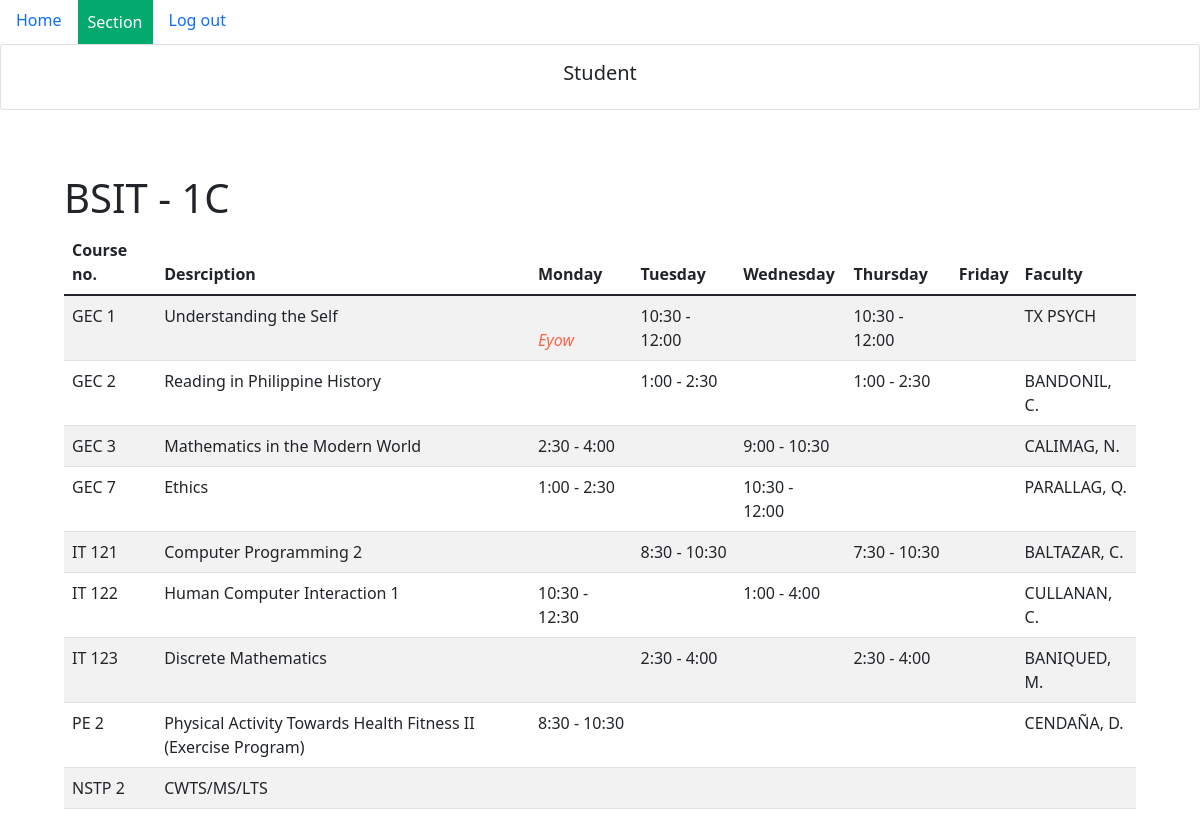
Page /bsit_1c.php (signed in) on the committed database.
### tables this page shows
CREATE TABLE `bsit_1c` (
  `id` int(11) NOT NULL,
  `coursenum` varchar(255) NOT NULL,
  `description` varchar(255) NOT NULL,
  `monday` varchar(255) NOT NULL,
  `monday_stat` varchar(255) NOT NULL,
  `tuesday` varchar(255) NOT NULL,
  `tue_stat` varchar(255) NOT NULL,
  `wednesday` varchar(255) NOT NULL,
  `wed_stat` varchar(255) NOT NULL,
  `thursday` varchar(255) NOT NULL,
  `thu_stat` varchar(255) NOT NULL,
  `friday` varchar(255) NOT NULL,
  `fri_stat` varchar(255) NOT NULL,
  `faculty` varchar(255) NOT NULL
);

### php/bsit_1c_members.php (called while the page is built)
<?php
if (isset($_SESSION['username']) && isset($_SESSION['id'])) {
    $sql = "SELECT * FROM bsit_1c ORDER BY id ASC";
    $res = mysqli_query($conn, $sql);
}else{
	header("Location: index.php");
}

### bsit_1c.php (the view, shortened to what this page needs)
<?php
include "db_conn.php";
if (isset($_SESSION['username']) && isset($_SESSION['id'])) {   ?>
	<!DOCTYPE html>
	<html>
	<head>
		<link rel="stylesheet" href="./css/dropdownmenu.css">
		<link href="https://cdn.jsdelivr.net/npm/bootstrap@5.1.3/dist/css/bootstrap.min.css" rel="stylesheet">
	</head>
	<body>
		<?php if ($_SESSION['role'] == 'admin') { ?>
			<nav class="nav">
				<a class="nav-link active" aria-current="page" href="#"><b>Isabela State University</b></a>
				<div class="dropdown">
					<button class="dropbtn">Section</button>
					<div class="dropdown-content">
						<a href="home.php">BSIT 1A</a>
                        <a href="bsit_1b.php">BSIT 1B</a>
                        <a href="bsit_1d.php">BSIT 1D</a>
                        <a href="bsit_1e.php">BSIT 1E</a>
					</div>
				</div>
				<a class="nav-link" href="logout.php" style="color: tomato;">Log out</a>
			</nav>
			<div class="card">
				<div class="card-body text-center">
					<h2 class="card-title" style="text-align: center;">
						Administrator
						<?= $_SESSION['name'] ?>
					</h2>
				</div>
				<div class="p-3 m-5">
					<?php include 'php/bsit_1c_members.php';
					if (mysqli_num_rows($res) > 0) { ?>
						<h1 class="display-4 fs-1">BSIT - 1C</h1>
						<table class="table table-striped" style="width: 100%;">
							<thead>
								<tr>
									<th scope="col" style="display: none;">#</th>
									<th scope="col">Course no.</th>
									<th scope="col">Desrciption</th>
									<th scope="col">Monday</th>
									<th scope="col">Tuesday</th>
									<th scope="col">Wednesday</th>
									<th scope="col">Thursday</th>
									<th scope="col">Friday</th>
									<th scope="col">Faculty</th>
									<th scope="col">Action</th>
								</tr>
							</thead>
							<tbody>
								<?php
								$i = 1;
								while ($rows = mysqli_fetch_assoc($res)) { ?>
									<tr>
										<th scope="row" style="display: none;"><?= $i ?></th>
										<td><?= $rows['coursenum'] ?></td>
										<td><?= $rows['description'] ?></td>
										<td><?= $rows['monday'] ?><br><i style="color: tomato;"><?= $rows['monday_stat'] ?></i></td>
										<td><?= $rows['tuesday'] ?><br><i style="color: tomato;"><?= $rows['tue_stat'] ?></i></td>
										<td><?= $rows['wednesday'] ?><br><i style="color: tomato;"><?= $rows['wed_stat'] ?></i></td>
										<td><?= $rows['thursday'] ?><br><i style="color: tomato;"><?= $rows['thu_stat'] ?></i></td>
										<td><?= $rows['friday'] ?><br><i style="color: tomato;"><?= $rows['fri_stat'] ?></i></td>
										<td><?= $rows['faculty'] ?></td>
										<td>
											<a href="bsit_1c_update.php?id=<?= $rows['id'] ?>" class="btn btn-success">Update</a>
										</td>
									</tr>
								<?php $i++;
								} ?>
							</tbody>
						</table>
					<?php } ?>
					<table>
						<thead>
							<tr>
								<th>
									<form method="POST" action="send_email.php">
										<button name="send" class="btn btn-primary"><span class="glyphicon glyphicon-envelope"></span>Send notification</button>
									</form>
								</th>
								<th>
									<form action="php/update_clear.php" method="post">
										<input hidden type="monday_stat" class="form-control" name="monday_stat" id="monday_stat" value="">
										<input hidden type="tue_stat" class="form-control" name="tue_stat" id="tue_stat" value="">
										<input hidden type="wed_stat" class="form-control" name="wed_stat" id="wed_stat" value="">
										<input hidden type="thu_stat" class="form-control" name="thu_stat" id="thu_stat" value="">
										<input hidden type="fri_stat" class="form-control" name="fri_stat" id="fri_stat" value="">
										<input type="text" name="id" value="<?= $row['id'] ?>" hidden>
										<button type="submit" name="update" class="btn btn-danger">
											Reset schedule
										</button>
									</form>
								</th>
							</tr>
						</thead>
					</table>
					<?php
					if (isset($_SESSION['status'])) {
						if ($_SESSION['status'] == "ok") {
					?>
							<div class="alert alert-info""><?php echo $_SESSION['result'] ?></div>
												<?php
											} else {
												?>
													<div class=" alert alert-danger"><?php echo $_SESSION['result'] ?></div>
					<?php
											}
											unset($_SESSION['result']);
											unset($_SESSION['status']);
										}
					?><br><br><br>
				</div>
			<?php } else { ?>
				<nav class="nav">
				<a class="nav-link active" aria-current="page" href="#">Home</a>
				<div class="dropdown">
					<button class="dropbtn">Section</button>
				</div>
				<a class="nav-link" href="logout.php">Log out</a>
			</nav>
				<div class="card">
					<div class="card-body text-center">
						<h5 class="card-title" style="text-align: center;">
							Student
						</h5>
					</div>
				</div>
				<div class="p-3 m-5">
					<?php include 'php/bsit_1c_members.php';
					if (mysqli_num_rows($res) > 0) { ?>
						<h1 class="display-4 fs-1">BSIT - 1C</h1>
						<table class="table table-striped" style="width: 100%;">
							<thead>
								<tr>
									<th scope="col">Course no.</th>
									<th scope="col">Desrciption</th>
									<th scope="col">Monday</th>
									<th scope="col">Tuesday</th>
									<th scope="col">Wednesday</th>
									<th scope="col">Thursday</th>
									<th scope="col">Friday</th>
									<th scope="col">Faculty</th>
								</tr>
							</thead>
							<tbody>
								<?php
								while ($rows = mysqli_fetch_assoc($res)) { ?>
									<tr>
										<td><?= $rows['coursenum'] ?></td>
										<td><?= $rows['description'] ?></td>
										<td><?= $rows['monday'] ?><br><i style="color: tomato;"><?= $rows['monday_stat'] ?></i></td>
										<td><?= $rows['tuesday'] ?><br><i style="color: tomato;"><?= $rows['tue_stat'] ?></i></td>
										<td><?= $rows['wednesday'] ?><br><i style="color: tomato;"><?= $rows['wed_stat'] ?></i></td>
										<td><?= $rows['thursday'] ?><br><i style="color: tomato;"><?= $rows['thu_stat'] ?></i></td>
										<td><?= $rows['friday'] ?><br><i style="color: tomato;"><?= $rows['fri_stat'] ?></i></td>
										<td><?= $rows['faculty'] ?></td>
									</tr>
								<?php $i++;
								} ?>
							</tbody>
						</table>
					<?php } ?>
				</div>
			<?php } ?>
	</body>
	</html>
<?php } else {
	header("Location: index.php");
} ?>

### css/dropdownmenu.css (style rules this page uses)
.dropbtn { background-color: #04AA6D; color: white; padding: 10px; font-size: 16px; border: none; }
.dropdown { position: relative; display: inline-block; }
* { box-sizing: border-box; }

### rows in the picture
bsit_1c: coursenum "GEC 1", description "Understanding the Self", monday_stat "Eyow", tuesday "10:30 - 12:00", thursday "10:30 - 12:00", faculty "TX PSYCH"
bsit_1c: coursenum "GEC 2", description "Reading in Philippine History", tuesday "1:00 - 2:30", thursday "1:00 - 2:30", faculty "BANDONIL, C."
bsit_1c: coursenum "GEC 3", description "Mathematics in the Modern World", monday "2:30 - 4:00", wednesday "9:00 - 10:30", faculty "CALIMAG, N."
bsit_1c: coursenum "GEC 7", description "Ethics", monday "1:00 - 2:30", wednesday "10:30 - 12:00", faculty "PARALLAG, Q."
bsit_1c: coursenum "IT 121", description "Computer Programming 2", tuesday "8:30 - 10:30", thursday "7:30 - 10:30", faculty "BALTAZAR, C."
bsit_1c: coursenum "IT 122", description "Human Computer Interaction 1", monday "10:30 - 12:30", wednesday "1:00 - 4:00", faculty "CULLANAN, C."
bsit_1c: coursenum "IT 123", description "Discrete Mathematics", tuesday "2:30 - 4:00", thursday "2:30 - 4:00", faculty "BANIQUED, M."
bsit_1c: coursenum "PE 2", description "Physical Activity Towards Health Fitness II (Exercise Program)", monday "8:30 - 10:30", faculty "CENDAÑA, D."
bsit_1c: coursenum "NSTP 2", description "CWTS/MS/LTS"
